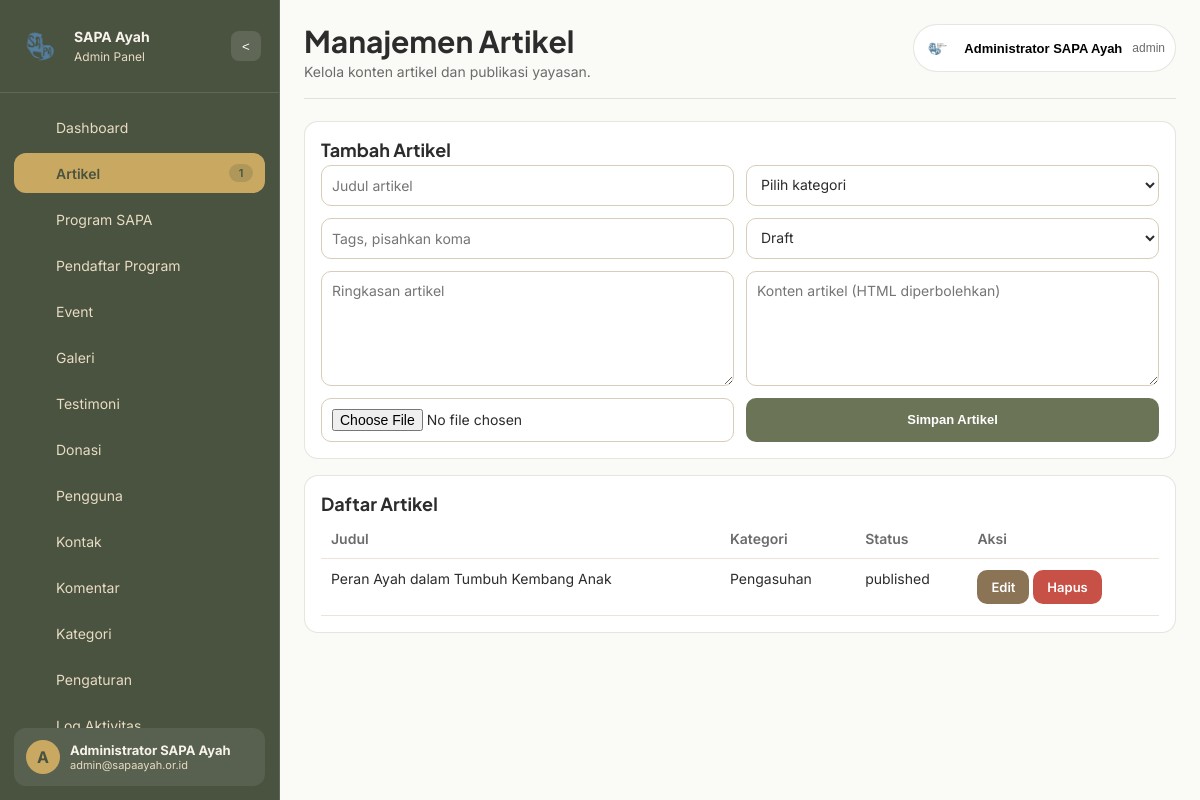
The app's page /admin/index.php?page=articles (signed in) with its own data.
### tables this page shows
CREATE TABLE users (
    id BIGINT UNSIGNED AUTO_INCREMENT PRIMARY KEY,
    role_id INT UNSIGNED NOT NULL,
    full_name VARCHAR(150) NOT NULL,
    username VARCHAR(100) NOT NULL UNIQUE,
    email VARCHAR(150) NOT NULL UNIQUE,
    password VARCHAR(255) NOT NULL,
    phone VARCHAR(30) DEFAULT NULL,
    gender ENUM('male','female') DEFAULT NULL,
    birth_place VARCHAR(100) DEFAULT NULL,
    birth_date DATE DEFAULT NULL,
    address TEXT DEFAULT NULL,
    profile_photo VARCHAR(255) DEFAULT NULL,
    bio TEXT DEFAULT NULL,
    status ENUM('active','inactive','blocked') NOT NULL DEFAULT 'active',
    last_login_at DATETIME DEFAULT NULL,
    registered_at DATETIME DEFAULT CURRENT_TIMESTAMP,
    created_at DATETIME DEFAULT CURRENT_TIMESTAMP,
    updated_at DATETIME DEFAULT CURRENT_TIMESTAMP ON UPDATE CURRENT_TIMESTAMP,
    CONSTRAINT fk_users_role FOREIGN KEY (role_id) REFERENCES roles(id)
);

CREATE TABLE roles (
    id INT UNSIGNED AUTO_INCREMENT PRIMARY KEY,
    name VARCHAR(50) NOT NULL UNIQUE,
    description VARCHAR(255) DEFAULT NULL,
    created_at DATETIME DEFAULT CURRENT_TIMESTAMP,
    updated_at DATETIME DEFAULT CURRENT_TIMESTAMP ON UPDATE CURRENT_TIMESTAMP
);

CREATE TABLE articles (
    id BIGINT UNSIGNED AUTO_INCREMENT PRIMARY KEY,
    category_id BIGINT UNSIGNED DEFAULT NULL,
    author_id BIGINT UNSIGNED DEFAULT NULL,
    title VARCHAR(255) NOT NULL,
    slug VARCHAR(255) NOT NULL UNIQUE,
    thumbnail VARCHAR(255) DEFAULT NULL,
    excerpt TEXT DEFAULT NULL,
    content LONGTEXT NOT NULL,
    tags VARCHAR(255) DEFAULT NULL,
    status ENUM('draft','published') NOT NULL DEFAULT 'draft',
    published_at DATETIME DEFAULT NULL,
    views INT UNSIGNED NOT NULL DEFAULT 0,
    created_at DATETIME DEFAULT CURRENT_TIMESTAMP,
    updated_at DATETIME DEFAULT CURRENT_TIMESTAMP ON UPDATE CURRENT_TIMESTAMP,
    CONSTRAINT fk_articles_category FOREIGN KEY (category_id) REFERENCES categories(id) ON DELETE SET NULL,
    CONSTRAINT fk_articles_author FOREIGN KEY (author_id) REFERENCES users(id) ON DELETE SET NULL
);

CREATE TABLE categories (
    id BIGINT UNSIGNED AUTO_INCREMENT PRIMARY KEY,
    name VARCHAR(120) NOT NULL,
    slug VARCHAR(150) NOT NULL UNIQUE,
    description TEXT DEFAULT NULL,
    created_at DATETIME DEFAULT CURRENT_TIMESTAMP,
    updated_at DATETIME DEFAULT CURRENT_TIMESTAMP ON UPDATE CURRENT_TIMESTAMP
);

### modules/admin/articles.php (the view, shortened to what the rows shown need)
<?php
$pageHeading = 'Manajemen Artikel';
$rows = db_all('SELECT a.*, c.name category_name FROM articles a LEFT JOIN categories c ON c.id = a.category_id ORDER BY a.id DESC');
include __DIR__ . '/../../admin/partials/header.php';
?>
<section class="panel">
    <div class="table-wrap">
        <table>
            <thead><tr><th>Judul</th><th>Kategori</th><th>Status</th><th>Aksi</th></tr></thead>
            <tbody>
            <?php foreach ($rows as $row): ?>
                <tr>
                    <td><?= e($row['title']) ?></td>
                    <td><?= e($row['category_name'] ?: '-') ?></td>
                    <td><?= e($row['status']) ?></td>
                    <td>
                        <a class="btn btn-secondary" href="<?= base_url('admin/index.php?page=articles&ref=' . urlencode(encrypt_id((int)$row['id']))) ?>">Edit</a>
                        <?php if (can_access('articles.delete')): ?>
                            <a class="btn btn-danger" data-confirm="Hapus artikel ini?" href="<?= base_url('admin/index.php?page=articles&action=delete&csrf_token=' . urlencode(csrf_token()) . '&ref=' . urlencode(encrypt_id((int)$row['id']))) ?>">Hapus</a>
                        <?php endif; ?>
                    </td>
                </tr>
            <?php endforeach; ?>
            </tbody>
        </table>
    </div>
</section>
<?php include __DIR__ . '/../../admin/partials/footer.php'; ?>

### admin/partials/header.php (shortened to what the rows shown need)
<?php
$auth = auth_user();
$adminAssetVersion = '20260515-5';
$adminCss = asset('css/admin.css');
if (strpos($adminCss, '?') === false) {
    $adminCss .= '?v=' . $adminAssetVersion;
} else {
    $adminCss .= '&v=' . $adminAssetVersion;
}
?>
<!doctype html>
<html lang="id">
<head>
    <link rel="stylesheet" href="<?= e($adminCss) ?>">
</head>
<body>
<div class="admin-shell">
    <aside class="sidebar" data-sidebar>
        <div class="sidebar-user">
            <div class="avatar-mini"><?= e(strtoupper(substr($auth['full_name'] ?? 'A', 0, 1))) ?></div>
            <div class="sidebar-user-text">
                <strong><?= e($auth['full_name']) ?></strong>
                <small><?= e($auth['email']) ?></small>
            </div>
        </div>
    </aside>
    <div class="main-panel">
        <div class="topbar">
            <div class="topbar-title">
                <h1><?= e($pageHeading ?? 'Dashboard Admin') ?></h1>
            </div>
            <div class="profile-menu" data-profile-menu>
                <button class="user-chip" type="button" data-profile-btn>
                    <img src="<?= $auth['profile_photo'] ? upload_url($auth['profile_photo']) : asset('images/logo-sapa.jpg') ?>" alt="Profile">
                    <span><?= e($auth['full_name']) ?></span>
                <small><?= e($auth['role_name'] ?? 'user') ?></small>
            </button>
            </div>
        </div>

### records on screen
users: full_name "A", full_name "Administrator SAPA Ayah", email "admin@sapaayah.or.id", role.name "admin"
articles: title "Peran Ayah dalam Tumbuh Kembang Anak", category.name "Pengasuhan", status "published"

### other values on screen
$item['label'] "Dashboard"
$item['label'] "Artikel"
$menuBadges[$item['key']] "1"
$item['label'] "Program SAPA"
$item['label'] "Pendaftar Program"
$item['label'] "Event"
$item['label'] "Galeri"
$item['label'] "Testimoni"
$item['label'] "Donasi"
$item['label'] "Pengguna"
$item['label'] "Kontak"
$item['label'] "Komentar"
$item['label'] "Kategori"
$item['label'] "Pengaturan"
$pageHeading "Manajemen Artikel"
